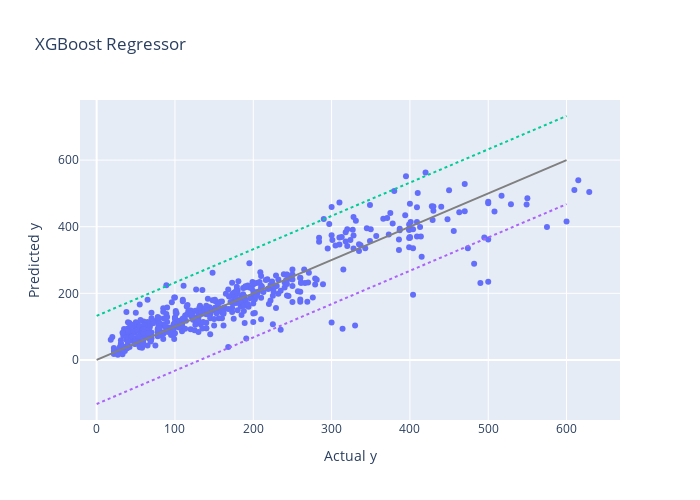
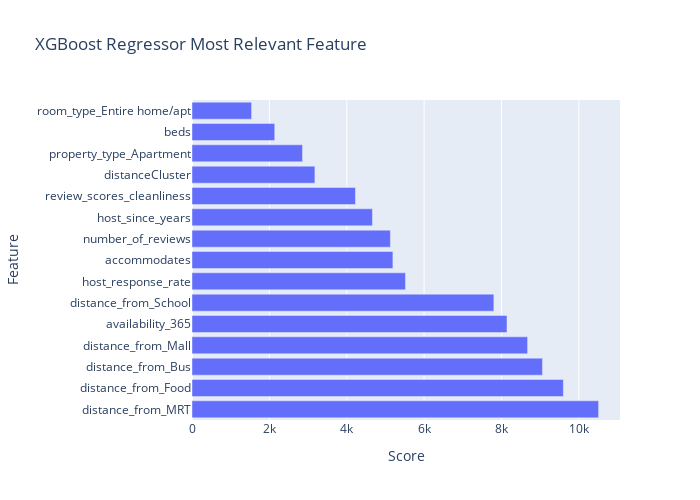

Notebook code cell kept with these figures, in order:
### Markdown cell above
We can use gradient boosting - a type of ensemble machine learning algorithms. Ensemble is a collection of decision trees. Every iteration, a decision tree is added to model to minimise the error. Models are fit using any arbitrary differentiable loss function and gradient descent optimization algorithm, and the goal is to minimise loss gradient. We will use XGBoost API to do the model fitting.

### Code cell
import xgboost as xgb

model = xgb.sklearn.XGBRegressor(tree_method='hist', objective='reg:squarederror', n_estimators = 2500,
                         learning_rate=0.01, random_state=random_state)

model.fit(X_train, y_train)

simulate(model, XXyy, 'XGBoost Regressor')

booster = model.get_booster()
feature_plot(booster.get_score().keys(), booster.get_score().values(), 'XGBoost Regressor')

### Figure 1 — Plotly figure (JSON) as saved in the notebook; plotly's stock layout.template omitted (floating-point values rounded to 4 significant figures; data arrays with more than 128 entries replaced by an {"elided": "..."} marker saying what was removed)
{"data": [{"hovertemplate": "Actual y=%{x}<br>Predicted y=%{y}<extra></extra>", "legendgroup": "", "marker": {"color": "#636efa", "symbol": "circle"}, "mode": "markers", "name": "", "orientation": "v", "showlegend": false, "type": "scatter", "x": {"elided": "555 int values"}, "xaxis": "x", "y": {"elided": "555 float values"}, "yaxis": "y"}, {"line": {"color": "gray"}, "mode": "lines", "showlegend": false, "type": "scatter", "x": [0, 600], "y": [0, 600]}, {"line": {"dash": "dot"}, "mode": "lines", "showlegend": false, "type": "scatter", "x": [0, 600], "y": [132.4, 732.4]}, {"line": {"dash": "dot"}, "mode": "lines", "showlegend": false, "type": "scatter", "x": [0, 600], "y": [-132.4, 467.6]}], "layout": {"height": 500, "legend": {"tracegroupgap": 0}, "title": {"text": "XGBoost Regressor"}, "width": 700, "xaxis": {"anchor": "y", "domain": [0, 1], "title": {"text": "Actual y"}}, "yaxis": {"anchor": "x", "domain": [0, 1], "title": {"text": "Predicted y"}}}}

### Figure 2 — Plotly figure (JSON) as saved in the notebook; plotly's stock layout.template omitted (floating-point values rounded to 4 significant figures)
{"data": [{"orientation": "h", "type": "bar", "x": [10512, 9601, 9061, 8677, 8144, 7804, 5519, 5194, 5129, 4665, 4226, 3178, 2857, 2139, 1541], "y": ["distance_from_MRT", "distance_from_Food", "distance_from_Bus", "distance_from_Mall", "availability_365", "distance_from_School", "host_response_rate", "accommodates", "number_of_reviews", "host_since_years", "review_scores_cleanliness", "distanceCluster", "property_type_Apartment", "beds", "room_type_Entire home/apt"]}], "layout": {"height": 500, "title": {"text": "XGBoost Regressor Most Relevant Feature"}, "width": 700, "xaxis": {"title": {"text": "Score"}}, "yaxis": {"title": {"text": "Feature"}}}}
